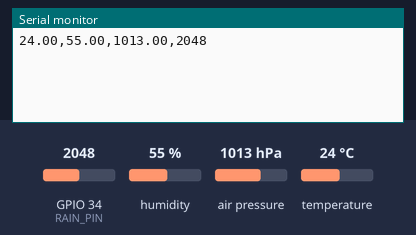
This sketch was run on a simulated ESP32. On the bench: the last lines printed to the serial monitor. The inputs (shaded band) are chosen by the test bench; at power-on: humidity 55 %, air pressure 1013 hPa, GPIO 34 (RAIN_PIN) = 2048, temperature 24 °C (analog values on the 0–4095 scale).

Above: at 2.2 s.
2.3 s: humidity set to 22 %
At 4.4 s:
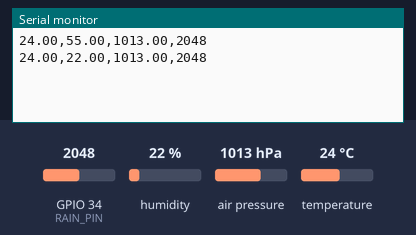
5.0 s: air pressure set to 952 hPa
At 6.1 s:
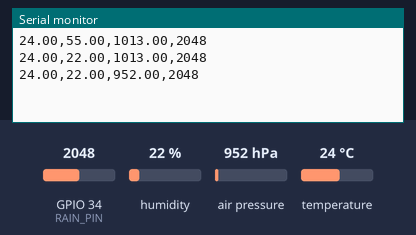
7.7 s: GPIO 34 (RAIN_PIN) set to 2866
At 9.7 s:
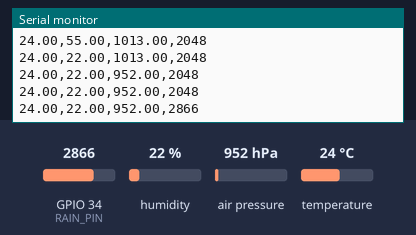
10.4 s: temperature set to 12 °C
At 11.4 s:
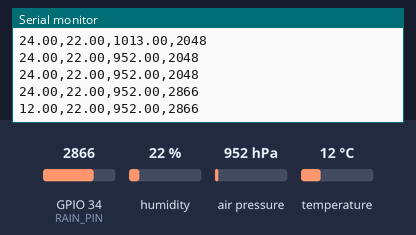
13.1 s: air pressure set to 975 hPa
At 14.4 s:
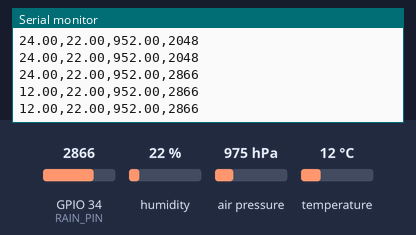
15.8 s: GPIO 34 (RAIN_PIN) set to 3972
At 17.9 s:
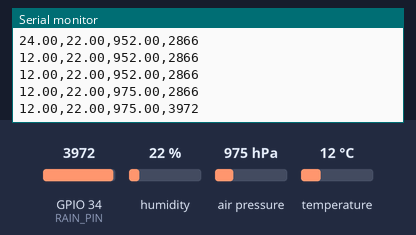
Timing chart, 0 to 19.4 s (numbered marks = the images above; inputs shaded):
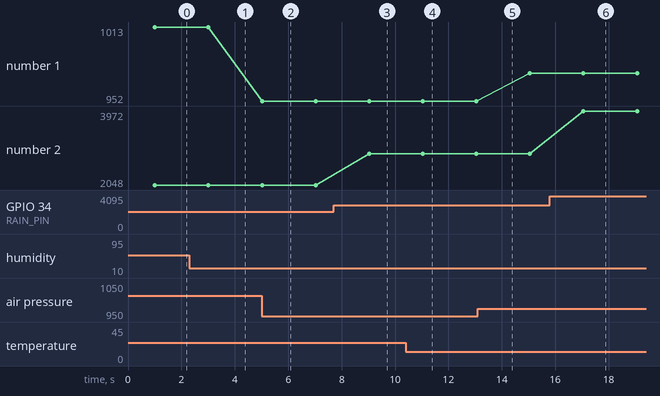

The sketch:

firmware.ino
```cpp
/*
 * AERIS AI — ESP32 Firmware Template
 *
 * Reads: DHT22 (temp/humidity), BMP280 (pressure), Rain Sensor (analog)
 * Output: CSV via Serial at 115200 baud
 * Format: temperature,humidity,pressure,rain_sensor
 *
 * Libraries required:
 *   - DHT sensor library (Adafruit)
 *   - Adafruit BMP280 Library
 *   - Wire (built-in)
 *
 * Wiring:
 *   DHT22  -> GPIO4
 *   BMP280 -> I2C (SDA=GPIO21, SCL=GPIO22)
 *   Rain   -> GPIO34 (analog input)
 *   OLED   -> I2C (optional, same bus as BMP280)
 */

#include <Wire.h>
#include <DHT.h>
#include <Adafruit_BMP280.h>

// ---- Pin Config ----
#define DHT_PIN        4
#define DHT_TYPE       DHT22
#define RAIN_PIN       34
#define SERIAL_BAUD    115200
#define READ_INTERVAL  2000  // ms

// ---- Objects ----
DHT dht(DHT_PIN, DHT_TYPE);
Adafruit_BMP280 bmp;

// ---- Rain Sensor Calibration ----
// Adjust based on your module:
//   Dry air value (no water) -> e.g. 4095 (ADC max on ESP32)
//   Wet value (water on sensor) -> e.g. 1500
const int RAIN_DRY = 4095;
const int RAIN_WET = 1500;

void setup() {
  Serial.begin(SERIAL_BAUD);
  delay(1000);

  // DHT22
  dht.begin();

  // BMP280
  if (!bmp.begin(0x76)) {
    // Try alternate address
    if (!bmp.begin(0x77)) {
      Serial.println("BMP280 not found");
    }
  }

  // Rain sensor
  pinMode(RAIN_PIN, INPUT);

  // ADC config for ESP32
  analogReadResolution(12);
  analogSetAttenuation(ADC_11db);
}

void loop() {
  float temperature = dht.readTemperature();
  float humidity = dht.readHumidity();
  float pressure = bmp.readPressure() / 100.0F;  // hPa
  int rainRaw = analogRead(RAIN_PIN);

  // Handle DHT failure
  if (isnan(temperature)) temperature = -999.0;
  if (isnan(humidity)) humidity = -999.0;

  // Handle BMP failure
  if (pressure < 0) pressure = -999.0;

  // Output CSV
  Serial.print(temperature, 2);
  Serial.print(",");
  Serial.print(humidity, 2);
  Serial.print(",");
  Serial.print(pressure, 2);
  Serial.print(",");
  Serial.println(rainRaw);

  delay(READ_INTERVAL);
}
```

Measured:
- after the input at 2.3 s, the serial monitor: prints a new line after 0.71 s (image 1)
- after the input at 5.0 s, the serial monitor: prints a new line at once (image 2)
- after the input at 7.7 s, the serial monitor: prints a new line after 1.3 s (image 3)
- after the input at 10.4 s, the serial monitor: prints a new line after 0.64 s (image 4)
- after the input at 15.8 s, the serial monitor: prints a new line after 1.3 s (image 6)
- plotted number 1: 1013 → 952 after the input at 5.0 s, 952 → 975 after the input at 13.1 s
- plotted number 2: 2048 → 2866 after the input at 7.7 s, 2866 → 3972 after the input at 15.8 s
